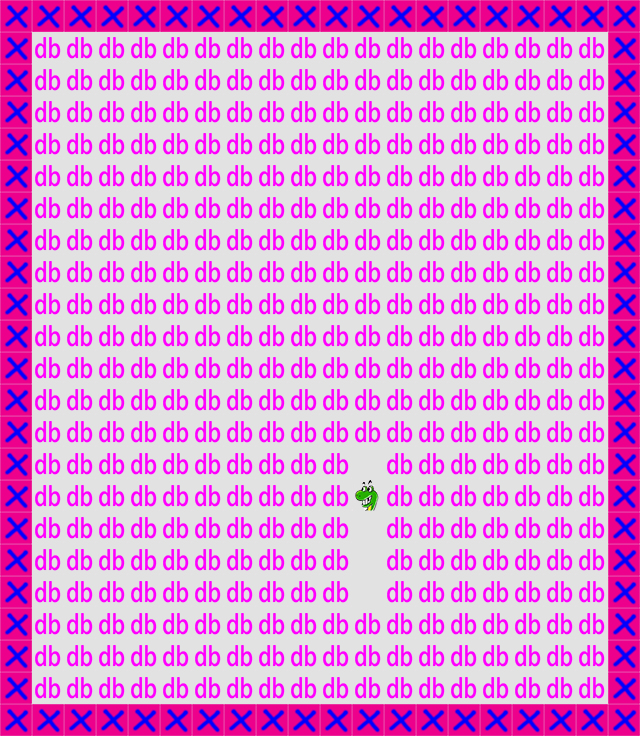

A 2D game scene composited from a Tiled map and its tileset images. What follows is a short description and the map's XML, with each tile layer's data collapsed to a summary:
An orthogonal 20x23 tile map with 32x32 px tiles, 2 tile layers (map_bg, map_tag), 2 tilesets.

<map version="1.0" orientation="orthogonal" width="20" height="23" tilewidth="32" tileheight="32">
 <tileset firstgid="1" name="map_bg" tilewidth="32" tileheight="32">
  <image source="map_bg.png" width="128" height="128" />
 </tileset>
 <tileset firstgid="17" name="map_tag" tilewidth="32" tileheight="32">
  <image source="map_tag.png" width="256" height="256" />
 </tileset>
 <layer name="map_bg" width="20" height="23">
  <data>[460 cells, 460 non-empty, 1 distinct tile ids]</data>
 </layer>
 <layer name="map_tag" width="20" height="23">
  <data>[460 cells, 456 non-empty, 3 distinct tile ids]</data>
 </layer>
</map>
